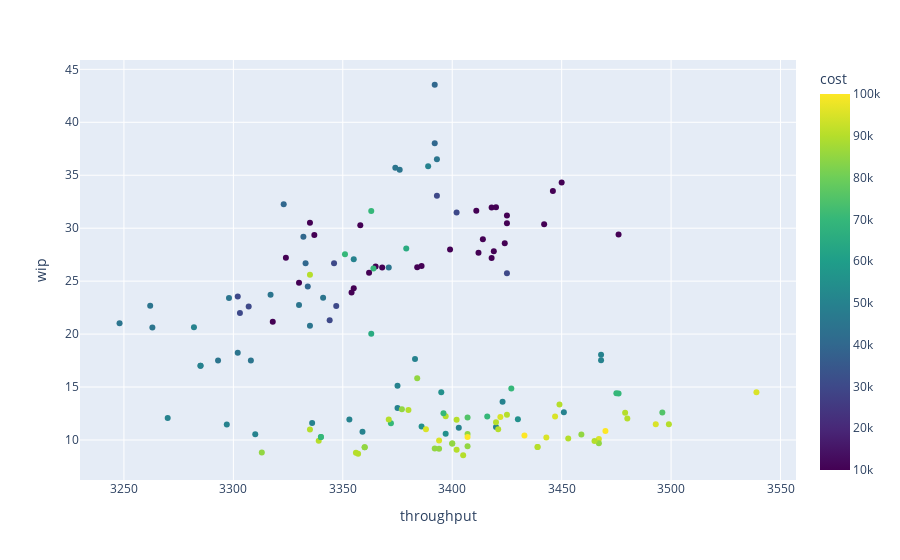

Notebook code cell kept with this figure:
### Code cell
import plotly.express as px

fig = px.scatter(df, x='throughput', y='wip', hover_data=['cost', 'Generation', 'population_number', 'agg_fitness'],
              color=df['cost'], color_continuous_scale=px.colors.sequential.Viridis)
fig.show()

### Figure 1 — Plotly figure (JSON) as saved in the notebook; plotly's stock layout.template omitted (floating-point values rounded to 4 significant figures; data arrays with more than 128 entries replaced by an {"elided": "..."} marker saying what was removed)
{"data": [{"customdata": {"elided": "143x4 float values"}, "hovertemplate": "throughput=%{x}<br>wip=%{y}<br>cost=%{marker.color}<br>Generation=%{customdata[1]}<br>population_number=%{customdata[2]}<br>agg_fitness=%{customdata[3]}<extra></extra>", "legendgroup": "", "marker": {"color": {"elided": "143 int values"}, "coloraxis": "coloraxis", "symbol": "circle"}, "mode": "markers", "name": "", "orientation": "v", "showlegend": false, "type": "scatter", "x": {"elided": "143 float values"}, "xaxis": "x", "y": {"elided": "143 float values"}, "yaxis": "y"}], "layout": {"autosize": true, "coloraxis": {"colorbar": {"title": {"text": "cost"}}, "colorscale": [[0, "#440154"], [0.1111, "#482878"], [0.2222, "#3e4989"], [0.3333, "#31688e"], [0.4444, "#26828e"], [0.5556, "#1f9e89"], [0.6667, "#35b779"], [0.7778, "#6ece58"], [0.8889, "#b5de2b"], [1, "#fde725"]]}, "legend": {"tracegroupgap": 0}, "margin": {"t": 60}, "xaxis": {"anchor": "y", "autorange": true, "domain": [0, 1], "range": [3231.0, 3556.0], "title": {"text": "throughput"}, "type": "linear"}, "yaxis": {"anchor": "x", "autorange": true, "domain": [0, 1], "range": [5.85, 46.25], "title": {"text": "wip"}, "type": "linear"}}}
